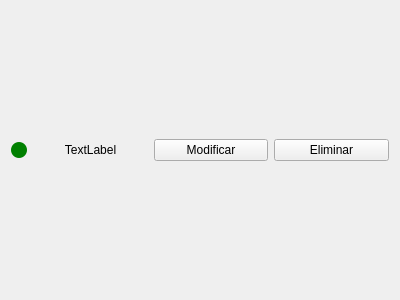
<?xml version="1.0" encoding="UTF-8"?>
<ui version="4.0">
 <class>UsuarioWidget</class>
 <widget class="QWidget" name="UsuarioWidget">
  <property name="geometry">
   <rect>
    <x>0</x>
    <y>0</y>
    <width>400</width>
    <height>300</height>
   </rect>
  </property>
  <property name="windowTitle">
   <string>Form</string>
  </property>
  <layout class="QHBoxLayout" name="horizontalLayout">
   <item>
    <widget class="QLabel" name="rolLabel">
     <property name="minimumSize">
      <size>
       <width>16</width>
       <height>16</height>
      </size>
     </property>
     <property name="maximumSize">
      <size>
       <width>16</width>
       <height>16</height>
      </size>
     </property>
     <property name="styleSheet">
      <string notr="true">background-color: green;border-radius: 8px;</string>
     </property>
     <property name="text">
      <string/>
     </property>
    </widget>
   </item>
   <item>
    <widget class="QLabel" name="usuarioLabel">
     <property name="text">
      <string>TextLabel</string>
     </property>
     <property name="alignment">
      <set>Qt::AlignmentFlag::AlignCenter</set>
     </property>
    </widget>
   </item>
   <item>
    <widget class="QPushButton" name="modificarButton">
     <property name="cursor">
      <cursorShape>PointingHandCursor</cursorShape>
     </property>
     <property name="text">
      <string>Modificar</string>
     </property>
    </widget>
   </item>
   <item>
    <widget class="QPushButton" name="eliminarButton">
     <property name="cursor">
      <cursorShape>PointingHandCursor</cursorShape>
     </property>
     <property name="styleSheet">
      <string notr="true"/>
     </property>
     <property name="text">
      <string>Eliminar</string>
     </property>
    </widget>
   </item>
  </layout>
 </widget>
 <resources/>
 <connections/>
</ui>
